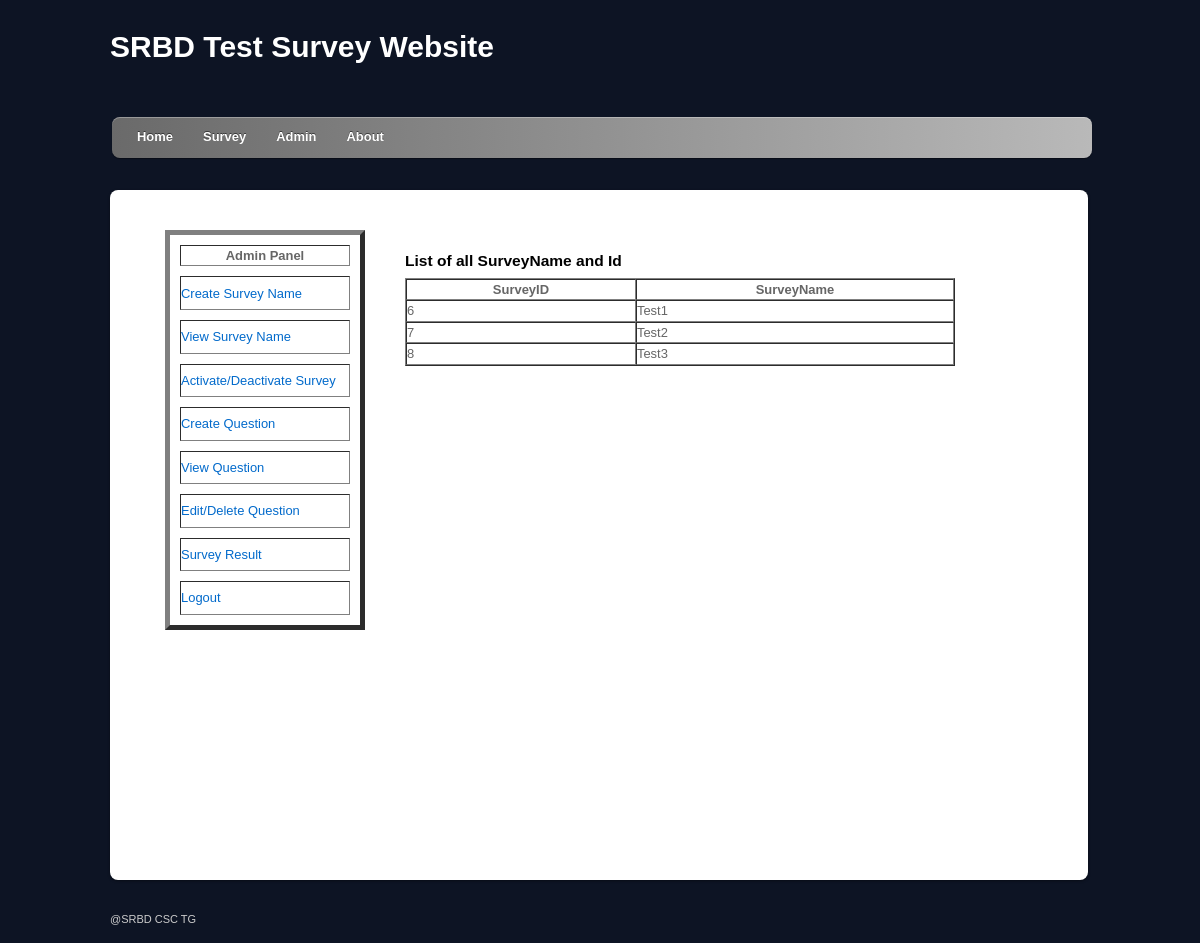
/viewsurveyname.php (signed in), run on the app's committed database.
### tables this page shows
CREATE TABLE IF NOT EXISTS `createsurvey` (
  `surveytitleid` int(11) NOT NULL AUTO_INCREMENT,
  `surveytitle` varchar(100) NOT NULL,
  `activeDeactive` int(11) NOT NULL,
  PRIMARY KEY (`surveytitleid`)
);

### viewsurveyname.php (the view, shortened to what this page needs)
<?php include("session.php"); ?>
	<?php include("header.php"); ?>
            <div id="content">
                <article class="post clearfix">
                    <?php include("sidebar.php"); ?>
                        <div id="mainContent">
                        <?php
                        include 'config.php';
                        $sql1 = "SELECT * FROM createsurvey";
                        $result = mysqli_query($con,$sql1);
                        echo "<h4>List of all SurveyName and Id</h4>";
                        echo "<table border='1' width='550'' height='10' cellspacing='0'' cellpadding='0'>
                           <tbody>
                                <tr>
                                <th>SurveyID</th>
                                <th>SurveyName</th>
                                </tr>
                            </tbody>
                            ";
                        while($row = mysqli_fetch_array($result,MYSQL_ASSOC))
                        {
                            echo "<tr>";
                            echo "<td>" . $row['surveytitleid'] . "</td>";
                            echo "<td>" . $row['surveytitle'] . "</td>";
                            echo "</tr>";
                        }
                        echo "</table>";
                       ?>
                    </div>
                </article>
            </div>
<?php include("footer.php"); ?>

### css/style.css (style rules this page uses)
html, body, address, blockquote, div, dl, form, h1, h2, h3, h4, h5, h6, ol, p, pre, table, ul, dd, dt, li, tbody, td, tfoot, th, thead, tr, button, del, ins, map, object, a, abbr, acronym, b, bdo, big, br, cite, code, dfn, em, i, img, kbd, q, samp, small, span, strong, sub, sup, tt, var, legend, fieldset { margin: 0; padding: 0; }
article, aside, details, figcaption, figure, footer, header, hgroup, menu, nav, section { display: block; }
body { background: #0d1424 url(images/body-bg.jpg) no-repeat center top; font: .81em/150% Arial, Helvetica, sans-serif; color: #666; }
h1, h2, h3, h4, h5, h6 { line-height: 1.4em; margin: 20px 0 .4em; color: #000; }
h4 { font-size: 1.2em; }
#content { background: #fff; margin: 30px 0 30px; padding: 20px 35px; width: 908px; height : 650px; float: left; -webkit-border-radius: 8px; -moz-border-radius: 8px; border-radius: 8px; -webkit-box-shadow: 0 1px 3px rgba(0,0,0,.4); -moz-box-shadow: 0 1px 3px rgba(0,0,0,.4); box-shadow: 0 1px 3px rgba(0,0,0,.4); }
#mainContent { float: left; margin: 10px; padding: 10px; background: #FFFFFF; width: 600px; height:300px; }
.post { margin-bottom: 40px; }
.clearfix:after { visibility: hidden; display: block; font-size: 0; content: " "; clear: both; height: 0; }
.clearfix { display: inline-block; }
.clearfix { display: block; zoom: 1; }

### data on the page
createsurvey: surveytitleid "6", surveytitle "Test1"
createsurvey: surveytitleid "7", surveytitle "Test2"
createsurvey: surveytitleid "8", surveytitle "Test3"
